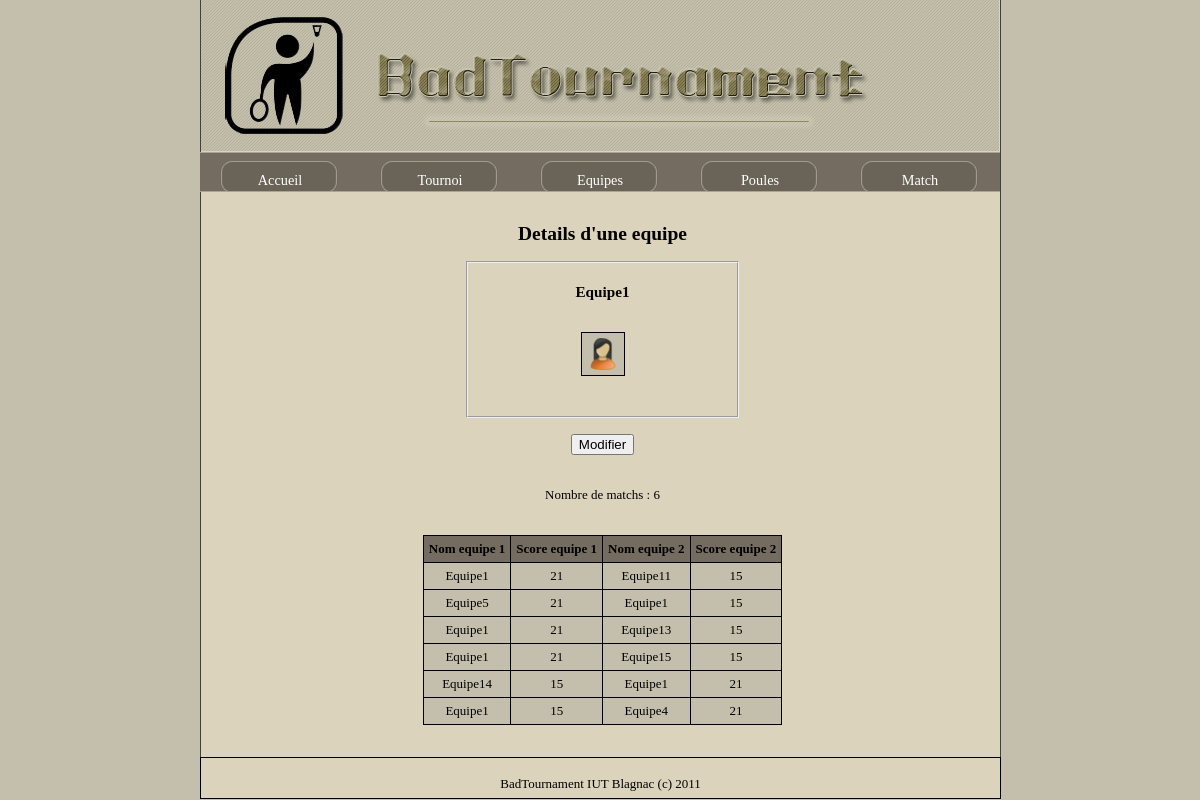
Page /detailequipe.php?id=2 on the committed database.
### tables this page shows
CREATE TABLE IF NOT EXISTS `equipe` (
  `idequipe` int(10) unsigned NOT NULL AUTO_INCREMENT,
  `nomequipe` varchar(50) DEFAULT NULL,
  `nbvictoire` int(2) DEFAULT NULL,
  `nbdefaite` int(2) DEFAULT NULL,
  `idpoule` int(10) unsigned DEFAULT NULL,
  `idtournoi` int(10) unsigned DEFAULT NULL,
  PRIMARY KEY (`idequipe`),
  KEY `fk_equipe_poule` (`idpoule`),
  KEY `fk_equipe_tournoi` (`idtournoi`)
);

CREATE TABLE IF NOT EXISTS `matchs` (
  `idmatch` int(10) unsigned NOT NULL AUTO_INCREMENT,
  `idequipe1` int(10) unsigned DEFAULT NULL,
  `idequipe2` int(10) unsigned DEFAULT NULL,
  `score1` int(2) DEFAULT NULL,
  `score2` int(2) DEFAULT NULL,
  `heurematch` date DEFAULT NULL,
  `estfini` tinyint(1) DEFAULT NULL,
  `estEnCours` tinyint(1) DEFAULT NULL,
  `idtournoi` int(10) unsigned DEFAULT NULL,
  `idtypematch` int(10) unsigned DEFAULT NULL,
  `idterrainjoue` int(10) unsigned DEFAULT NULL,
  PRIMARY KEY (`idmatch`),
  KEY `fk_matchs_tournoi` (`idtournoi`),
  KEY `fk_match_equipe1` (`idequipe1`),
  KEY `fk_match_equipe2` (`idequipe2`),
  KEY `fk_match_typematch` (`idtypematch`)
);

### detailequipe.php (the view, shortened to what this page needs)
<!DOCTYPE html PUBLIC "-//W3C//DTD XHTML 1.0 Transitional//EN" "http://www.w3.org/TR/xhtml1/DTD/xhtml1-transitional.dtd">
<html xmlns="http://www.w3.org/1999/xhtml">
<head>
<link href="style.css" rel="stylesheet" type="text/css" />
</head>
<body>
<?php include("banniere.php"); ?>
	<?php include("menu.php"); ?>
	<div id="contenu">
		<?php
			$tournoi = $_SESSION['idtournoi'];
			$query=mysql_query("select idcat from tournoi where idtournoi='".$tournoi."'") OR DIE (mysql_error());
			$result = mysql_fetch_array($query);
			$cat = $result['idcat'];
			$result1=mysql_query("select e.nomequipe,p.nomparticipant,p.prenomparticipant,e.nbvictoire,e.nbdefaite from equipe e,participant p where e.idequipe='".$_GET['id']."' AND p.idequipe=e.idequipe");
			$result2=mysql_query("select idequipe,nomequipe from equipe where idequipe='".$_GET['id']."'");
			$result4=mysql_query("select idequipe,nomequipe from equipe where idequipe='".$_GET['id']."'");
			$row2 = mysql_fetch_array($result2);
			$row4 = mysql_fetch_array($result4);
			$ideq = $row4['idequipe'];
		?>
		<br/>
		<center>
		<h2>Details d'une equipe</h2>
		</center>
		<fieldset id="field_inscr_equipe">
		<?php
		echo "<h3><center>".$row2['nomequipe']."</center></h3>";
		if(mysql_num_rows($result1)==1)
		{
			if($cat=='cat2')
			{
				$row1 = mysql_fetch_array($result1);
				echo "<table id='liste_equipe'>";
				echo "<tr>";
				echo "<td>";
				echo "<img src='images/femme.png' alt='femme'/>";
				echo "</td>";
				echo "<td>";
				echo $row1['nomparticipant'];
				echo "</td>";
				echo "<td>";
				echo $row1['prenomparticipant'];
				echo "</td>";
				echo "</tr>";
				echo "</table>";
				echo "<br/>";
			}
			else
			{
				$row1 = mysql_fetch_array($result1);
				echo "<table id='liste_equipe'>";
				echo "<tr>";
				echo "<td>";
				echo "<img src='images/homme.png' alt='homme'/>";
				echo "</td>";
				echo "<td>";
				echo $row1['nomparticipant'];
				echo "</td>";
				echo "<td>";
				echo $row1['prenomparticipant'];
				echo "</td>";
				echo "</tr>";
				echo "</table>";
				echo "<br/>";
			}
			echo"<br/>";
		}
		else
		{
			if($cat=='cat5')
			{
				echo "<table id='liste_equipe'>";
				echo "<tr>";
				echo "<td>";
				echo "<img src='images/femme.png' alt='femme'/>";
				echo "</td>";
				echo "</table>";
			}
			echo"<br/>";
		}
		?>
			<br/>
			</fieldset>
			<br/>
		 <?php echo "<center><a href='modifierequipe.php?id=".$row4['idequipe']."'  title='Modifier'><input type='button'  value='Modifier'/></a></center>";
		echo"<br/><br/>";
		$result31=mysql_query("select idequipe1,score1,idequipe2,score2 from matchs  where idequipe1=".$ideq." OR  idequipe2=".$ideq."") OR DIE (mysql_error());
		echo "<center>";
		echo "Nombre de matchs : ".mysql_num_rows($result31);
		echo "</center>";
		echo"<br/><br/>";
		echo "<table id='liste_equipe'>";
					   if(mysql_num_rows($result31)!=0){?>
					   <tr>
						   <th>Nom equipe 1</th>
						   <th>Score equipe 1</th>
						   <th>Nom equipe 2</th>
						   <th>Score equipe 2</th>
				        </tr>
						<?php
						}
						while($row31 = mysql_fetch_array($result31))
						{
							echo "<tr>";
							$result32=mysql_query("select nomequipe from equipe  where idequipe='".$row31['idequipe1']."' ") OR DIE (mysql_error());
							$row32 = mysql_fetch_array($result32);
							echo "<td>";
							echo $row32['nomequipe'];
							echo "</td>";
							echo "<td>";
							echo $row31['score1'];
							echo "</td>";
							$result33=mysql_query("select nomequipe from equipe  where idequipe='".$row31['idequipe2']."' ") OR DIE (mysql_error());
							$row33 = mysql_fetch_array($result33);
							echo "<td>";
							echo $row33['nomequipe'];
							echo "</td>";
							echo "<td>";
							echo $row31['score2'];
							echo "</td>";
							echo "</tr>";
						}
	echo "</table>";
	echo"<br/><br/>";
	?>
	</div>
	<?php include("pied_de_page.php"); ?></body>
</html>

### banniere.php
<a href="accueil.php"><div id="banniere">
</div></a>

### menu.php (shortened to what this page needs)
<div id="menu">
<table>
	<td><a class="b_off" href="accueil.php" id="index">Accueil</a>
	</td>
	<td><span class="b_off" id="tournoi">Tournoi</span>
	</td>
	<td><a class="b_off" href="listeequipe.php?id=<?php echo $_SESSION['idtournoi'];?>" id="equipes">Equipes</a>
	</td>
	<td><a class="b_off" href="poule.php" id="poules">Poules</a>
	</td>
	<td><span class="b_off"  id="match">Match</span>
	</td>
</table>
</div>

### pied_de_page.php
<div id="pied_de_page">
<p>BadTournament IUT Blagnac (c) 2011</p>
</div>

### style.css (style rules this page uses)
html { background:url("images/fond.png"); width:auto; height:auto; background-repeat:repeat; }
body { width:1000px; margin:auto; background-image:url("images/background.png"); background-repeat:repeat-y; font-family:verdana; font-size:small; }
body img { text-decoration:none; border:0px; }
#liste_equipe { background-color:#C3BFAC; margin: auto; border: medium solid #6495ed; border : 1px outset black; border-collapse: collapse; font-family:cursive; font-size:small; text-align:center; }
#liste_equipe td { padding:5px; text-align:center; border:1px solid black; }
#liste_equipe th { background-color:#746C60; border:1px solid black; text-align:center; padding : 5px; }
#banniere { margin : auto; width:798px; height:151px; background-image:url("images/banniere.png"); background-repeat: no-repeat; }
#contenu { margin-left:115px; margin-right:110px; text-align:justify; min-height: 150px; }
#menu { margin:auto; width: 800px; height:40px; }
#menu table { border-collapse:collapse; }
#menu td { padding-right: 0px; padding-left: 0px; }
.b_off { float: left; background-image:url("images/bouton_off.png"); height:20px; width:160px; text-align:center; vertical-align:10%; color:white; font-size:1.1em; padding-top:20px; }
#menu a { text-decoration:none; }
#field_inscr_equipe { margin:auto; width:250px; }
#pied_de_page { border:solid black 1px; width:789px; height:30px; margin-left:100px; margin-right:100px; text-align:center; padding:5px; }

### rows in the picture
equipe: nomequipe "Equipe1"
matchs: idequipe1.nomequipe "Equipe1", score1 "21", idequipe2.nomequipe "Equipe11", score2 "15"
matchs: idequipe1.nomequipe "Equipe5", score1 "21", idequipe2.nomequipe "Equipe1", score2 "15"
matchs: idequipe1.nomequipe "Equipe1", score1 "21", idequipe2.nomequipe "Equipe13", score2 "15"
matchs: idequipe1.nomequipe "Equipe1", score1 "21", idequipe2.nomequipe "Equipe15", score2 "15"
matchs: idequipe1.nomequipe "Equipe14", score1 "15", idequipe2.nomequipe "Equipe1", score2 "21"
matchs: idequipe1.nomequipe "Equipe1", score1 "15", idequipe2.nomequipe "Equipe4", score2 "21"

### other values in the picture
mysql_num_rows($result31) "6"
